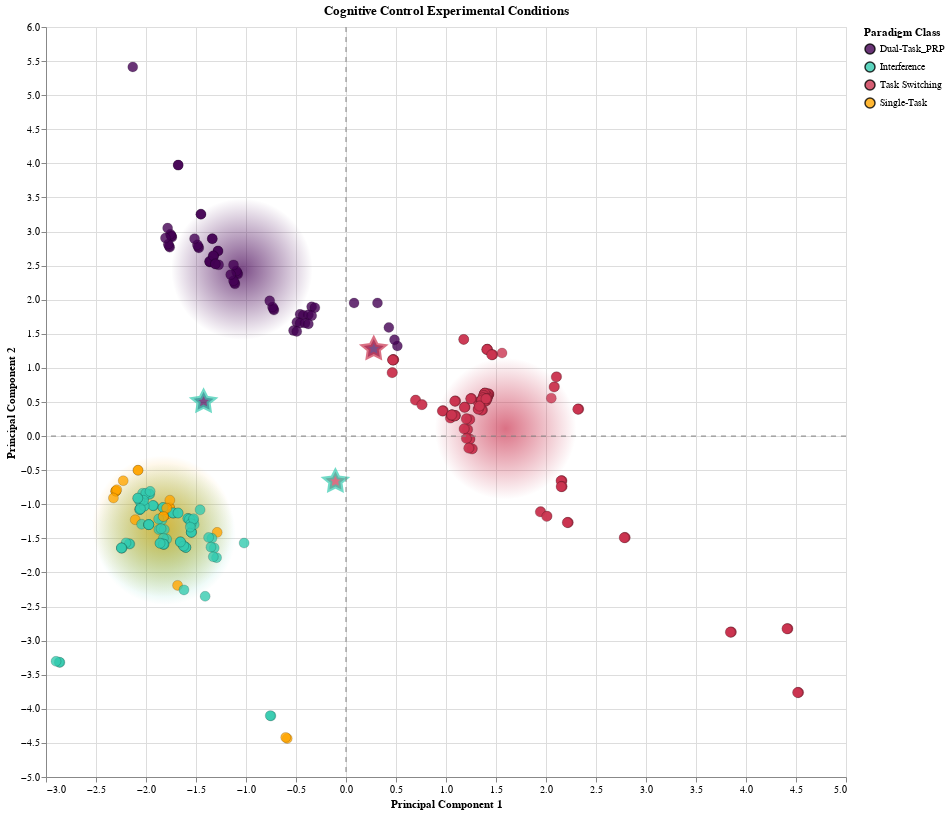

The code cell stored with this chart in its notebook:
### Code cell
# --- 5. Define Tooltip Columns ---
tooltip_cols = [
    alt.Tooltip('Experiment:N', title='Experiment'),
    alt.Tooltip('Paradigm:N', title='Paradigm Class'),
    alt.Tooltip('Task 2 Response Probability:Q', title='T2 Response Probability', format='.2f'),
    alt.Tooltip('Inter-task SOA:N', title='Inter-task SOA'),
    alt.Tooltip('Distractor SOA:N', title='Distractor SOA'),
    alt.Tooltip('Task 1 CSI:Q', title='T1 CSI', format='.0f'),
    alt.Tooltip('Task 2 CSI:Q', title='T2 CSI', format='.0f'),
    alt.Tooltip('RSI:Q', title='RSI', format='.0f'),
    alt.Tooltip('RSI is Predictable:N', title='RSI Predictable'),
    alt.Tooltip('Switch Rate:Q', title='Switch Rate (%)', format='.1f'),
    alt.Tooltip('Trial Transition Type:N', title='Transition Type'),
    alt.Tooltip('Stimulus-Stimulus Congruency:N', title='Stimulus-Stimulus Congruency'),
    alt.Tooltip('Stimulus-Response Congruency:N', title='Stimulus-Response Congruency'),
    alt.Tooltip('Stimulus Bivalence & Congruency:N', title='Stimulus Bivalence & Congruency'),
    alt.Tooltip('Response Set Overlap:N', title='Response Set Overlap'),
    alt.Tooltip('Task 1 Stimulus-Response Mapping:N', title='T1 Stimulus-Response Mapping'),
    alt.Tooltip('Task 2 Stimulus-Response Mapping:N', title='T2 Stimulus-Response Mapping'),
    alt.Tooltip('Task 1 Difficulty:Q', title='T1 Difficulty', format='.1f'),
    alt.Tooltip('Task 2 Difficulty:Q', title='T2 Difficulty', format='.1f'),
    alt.Tooltip('Task 2 CSI is NA:N', title='T2 CSI is N/A'),
    alt.Tooltip('Task 2 Difficulty is NA:N', title='T2 Difficulty is N/A'),
    alt.Tooltip('Inter-task SOA is NA:N', title='Inter-task SOA is N/A'),
    alt.Tooltip('Distractor SOA is NA:N', title='Distractor SOA is N/A')
]
# --- 1. Combine data and calculate centroids ---
plot_df = pd.concat([
    df_processed.reset_index(drop=True),
    pca_df.reset_index(drop=True)
], axis=1)
plot_df['Point Type'] = 'Empirical Data'

centroids_df = au.find_centroids(plot_df[[c for c in plot_df.columns if c.startswith("PC")] + ["Paradigm"]], paradigm_col='Paradigm')
centroids_df = pd.DataFrame.from_dict(centroids_df, orient='index').reset_index()
centroids_df = centroids_df.rename(columns={'index': 'Paradigm'})
centroids_df['Point Type'] = 'Centroid'

# --- 2. Generate interpolated points using the new utility function ---
interpolation_pairs = [
    ('Dual-Task_PRP', 'Task Switching'),
    ('Dual-Task_PRP', 'Interference'),
    ('Task Switching', 'Interference')
]

model_artifacts_pca = {'type': 'pca', 'pipeline': pipeline}

interpolated_df = au.generate_interpolated_points(
    latent_space_df=plot_df,
    model_artifacts=model_artifacts_pca,
    interpolation_pairs=interpolation_pairs
)

# --- 3. Combine all dataframes for plotting ---
final_plot_df = pd.concat([plot_df, centroids_df, interpolated_df], ignore_index=True)
final_plot_df['Parent1'] = final_plot_df['Parent1'].fillna('N/A')
final_plot_df['Parent2'] = final_plot_df['Parent2'].fillna('N/A')
final_plot_df = plot.add_na_mask_from_flag(final_plot_df)

# Now, call the plotting function from plot.py
# (Assuming you have also moved the plotting logic there)
pca_chart = plot.create_latent_space_plot(final_plot_df, "PC1", "PC2", "Principal Component 1", "Principal Component 2",
                                          "Cognitive Control Experimental Conditions", tooltip_cols,
                                          has_interpolation=True)
pca_chart

### Figure 1 — Vega-Lite specification as saved in the notebook (floating-point values rounded to 4 significant figures; data arrays with more than 128 entries replaced by an {"elided": "..."} marker saying what was removed)
{"config": {"view": {"continuousWidth": 300, "continuousHeight": 300}}, "layer": [{"data": {"name": "data-d84c48c924738194d2d6cf85f3b5f371"}, "mark": {"type": "circle", "size": 20000}, "encoding": {"color": {"value": {"gradient": "radial", "stops": [{"color": "#440154", "offset": 0}, {"color": "rgba(68, 1, 84, 0)", "offset": 1}]}}, "x": {"field": "PC1", "type": "quantitative"}, "y": {"field": "PC2", "type": "quantitative"}}, "name": "view_2", "transform": [{"filter": "((datum.Paradigm === 'Dual-Task_PRP') && (datum['Point Type'] === 'Centroid'))"}]}, {"data": {"name": "data-d84c48c924738194d2d6cf85f3b5f371"}, "mark": {"type": "circle", "size": 20000}, "encoding": {"color": {"value": {"gradient": "radial", "stops": [{"color": "#34CBAF", "offset": 0}, {"color": "rgba(52, 203, 175, 0)", "offset": 1}]}}, "x": {"field": "PC1", "type": "quantitative"}, "y": {"field": "PC2", "type": "quantitative"}}, "transform": [{"filter": "((datum.Paradigm === 'Interference') && (datum['Point Type'] === 'Centroid'))"}]}, {"data": {"name": "data-d84c48c924738194d2d6cf85f3b5f371"}, "mark": {"type": "circle", "size": 20000}, "encoding": {"color": {"value": {"gradient": "radial", "stops": [{"color": "#CB3450", "offset": 0}, {"color": "rgba(203, 52, 80, 0)", "offset": 1}]}}, "x": {"field": "PC1", "type": "quantitative"}, "y": {"field": "PC2", "type": "quantitative"}}, "transform": [{"filter": "((datum.Paradigm === 'Task Switching') && (datum['Point Type'] === 'Centroid'))"}]}, {"data": {"name": "data-d84c48c924738194d2d6cf85f3b5f371"}, "mark": {"type": "circle", "size": 20000}, "encoding": {"color": {"value": {"gradient": "radial", "stops": [{"color": "#FFA500", "offset": 0}, {"color": "rgba(255, 165, 0, 0)", "offset": 1}]}}, "x": {"field": "PC1", "type": "quantitative"}, "y": {"field": "PC2", "type": "quantitative"}}, "transform": [{"filter": "((datum.Paradigm === 'Single-Task') && (datum['Point Type'] === 'Centroid'))"}]}, {"data": {"name": "data-d84c48c924738194d2d6cf85f3b5f371"}, "mark": {"type": "circle", "opacity": 0.8, "size": 100, "stroke": "black", "strokeWidth": 0.2}, "encoding": {"color": {"field": "Paradigm", "scale": {"domain": ["Dual-Task_PRP", "Interference", "Task Switching", "Single-Task"], "range": ["#440154", "#34CBAF", "#CB3450", "#FFA500"]}, "title": "Paradigm Class", "type": "nominal"}, "tooltip": [{"field": "Experiment", "title": "Experiment", "type": "nominal"}, {"field": "Paradigm", "title": "Paradigm Class", "type": "nominal"}, {"field": "Task 2 Response Probability", "format": ".2f", "title": "T2 Response Probability", "type": "quantitative"}, {"field": "Inter-task SOA", "title": "Inter-task SOA", "type": "nominal"}, {"field": "Distractor SOA", "title": "Distractor SOA", "type": "nominal"}, {"field": "Task 1 CSI", "format": ".0f", "title": "T1 CSI", "type": "quantitative"}, {"field": "Task 2 CSI", "format": ".0f", "title": "T2 CSI", "type": "quantitative"}, {"field": "RSI", "format": ".0f", "title": "RSI", "type": "quantitative"}, {"field": "RSI is Predictable", "title": "RSI Predictable", "type": "nominal"}, {"field": "Switch Rate", "format": ".1f", "title": "Switch Rate (%)", "type": "quantitative"}, {"field": "Trial Transition Type", "title": "Transition Type", "type": "nominal"}, {"field": "Stimulus-Stimulus Congruency", "title": "Stimulus-Stimulus Congruency", "type": "nominal"}, {"field": "Stimulus-Response Congruency", "title": "Stimulus-Response Congruency", "type": "nominal"}, {"field": "Stimulus Bivalence & Congruency", "title": "Stimulus Bivalence & Congruency", "type": "nominal"}, {"field": "Response Set Overlap", "title": "Response Set Overlap", "type": "nominal"}, {"field": "Task 1 Stimulus-Response Mapping", "title": "T1 Stimulus-Response Mapping", "type": "nominal"}, {"field": "Task 2 Stimulus-Response Mapping", "title": "T2 Stimulus-Response Mapping", "type": "nominal"}, {"field": "Task 1 Difficulty", "format": ".1f", "title": "T1 Difficulty", "type": "quantitative"}, {"field": "Task 2 Difficulty", "format": ".1f", "title": "T2 Difficulty", "type": "quantitative"}, {"field": "Task 2 CSI is NA", "title": "T2 CSI is N/A", "type": "nominal"}, {"field": "Task 2 Difficulty is NA", "title": "T2 Difficulty is N/A", "type": "nominal"}, {"field": "Inter-task SOA is NA", "title": "Inter-task SOA is N/A", "type": "nominal"}, {"field": "Distractor SOA is NA", "title": "Distractor SOA is N/A", "type": "nominal"}], "x": {"field": "PC1", "title": "Principal Component 1", "type": "quantitative"}, "y": {"field": "PC2", "title": "Principal Component 2", "type": "quantitative"}}, "transform": [{"filter": "(datum['Point Type'] === 'Empirical Data')"}]}, {"data": {"name": "data-d84c48c924738194d2d6cf85f3b5f371"}, "mark": {"type": "point", "filled": true, "shape": "M0,.5L.6,.8L.5,.1L1,-.3L.3,-.4L0,-1L-.3,-.4L-1,-.3L-.5,.1L-.6,.8L0,.5Z", "size": 400, "strokeWidth": 4}, "encoding": {"color": {"field": "Parent1", "legend": null, "scale": {"domain": ["Dual-Task_PRP", "Interference", "Task Switching", "Single-Task"], "range": ["#440154", "#34CBAF", "#CB3450", "#FFA500"]}, "title": "Paradigm Class", "type": "nominal"}, "stroke": {"field": "Parent2", "legend": null, "scale": {"domain": ["Dual-Task_PRP", "Interference", "Task Switching", "Single-Task"], "range": ["#440154", "#34CBAF", "#CB3450", "#FFA500"]}, "title": "Paradigm Class", "type": "nominal"}, "tooltip": [{"field": "Experiment", "title": "Experiment", "type": "nominal"}, {"field": "Paradigm", "title": "Paradigm Class", "type": "nominal"}, {"field": "Task 2 Response Probability", "format": ".2f", "title": "T2 Response Probability", "type": "quantitative"}, {"field": "Inter-task SOA", "title": "Inter-task SOA", "type": "nominal"}, {"field": "Distractor SOA", "title": "Distractor SOA", "type": "nominal"}, {"field": "Task 1 CSI", "format": ".0f", "title": "T1 CSI", "type": "quantitative"}, {"field": "Task 2 CSI", "format": ".0f", "title": "T2 CSI", "type": "quantitative"}, {"field": "RSI", "format": ".0f", "title": "RSI", "type": "quantitative"}, {"field": "RSI is Predictable", "title": "RSI Predictable", "type": "nominal"}, {"field": "Switch Rate", "format": ".1f", "title": "Switch Rate (%)", "type": "quantitative"}, {"field": "Trial Transition Type", "title": "Transition Type", "type": "nominal"}, {"field": "Stimulus-Stimulus Congruency", "title": "Stimulus-Stimulus Congruency", "type": "nominal"}, {"field": "Stimulus-Response Congruency", "title": "Stimulus-Response Congruency", "type": "nominal"}, {"field": "Stimulus Bivalence & Congruency", "title": "Stimulus Bivalence & Congruency", "type": "nominal"}, {"field": "Response Set Overlap", "title": "Response Set Overlap", "type": "nominal"}, {"field": "Task 1 Stimulus-Response Mapping", "title": "T1 Stimulus-Response Mapping", "type": "nominal"}, {"field": "Task 2 Stimulus-Response Mapping", "title": "T2 Stimulus-Response Mapping", "type": "nominal"}, {"field": "Task 1 Difficulty", "format": ".1f", "title": "T1 Difficulty", "type": "quantitative"}, {"field": "Task 2 Difficulty", "format": ".1f", "title": "T2 Difficulty", "type": "quantitative"}, {"field": "Task 2 CSI is NA", "title": "T2 CSI is N/A", "type": "nominal"}, {"field": "Task 2 Difficulty is NA", "title": "T2 Difficulty is N/A", "type": "nominal"}, {"field": "Inter-task SOA is NA", "title": "Inter-task SOA is N/A", "type": "nominal"}, {"field": "Distractor SOA is NA", "title": "Distractor SOA is N/A", "type": "nominal"}], "x": {"field": "PC1", "type": "quantitative"}, "y": {"field": "PC2", "type": "quantitative"}}, "transform": [{"filter": "(datum['Point Type'] === 'Interpolated')"}]}, {"data": {"name": "data-a0a55d106695e8d630baff0f16eee66d"}, "mark": {"type": "rule", "color": "grey", "strokeDash": [5, 5]}, "encoding": {"y": {"field": "y", "type": "quantitative"}}}, {"data": {"name": "data-d285a7403ed98ae579761d64a864032b"}, "mark": {"type": "rule", "color": "grey", "strokeDash": [5, 5]}, "encoding": {"x": {"field": "x", "type": "quantitative"}}}], "height": 750, "params": [{"name": "param_2", "select": {"type": "interval", "encodings": ["x", "y"]}, "bind": "scales", "views": ["view_2"]}], "resolve": {"legend": {"color": "shared"}, "scale": {"color": "independent", "stroke": "independent"}}, "title": "Cognitive Control Experimental Conditions", "width": 800, "$schema": "https://vega.github.io/schema/vega-lite/v5.20.1.json", "datasets": {"data-d84c48c924738194d2d6cf85f3b5f371": {"elided": "356 records"}, "data-a0a55d106695e8d630baff0f16eee66d": [{"y": 0}], "data-d285a7403ed98ae579761d64a864032b": [{"x": 0}]}}
